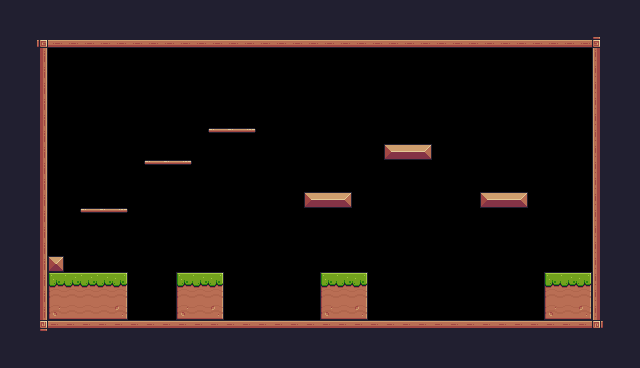

The image is a tile-based game level rendered from a .tmx file. Its description and complete source (layers, tilesets, objects, tile grids) follow:
An orthogonal 40x23 tile map with 16x16 px tiles, 1 tile layer (background) and 20 objects (4x Platform, Player).

<map version="1.10" tiledversion="git" orientation="orthogonal" renderorder="right-down" width="40" height="23" tilewidth="16" tileheight="16" infinite="0" nextlayerid="4" nextobjectid="26">
 <tileset firstgid="1" source="pixel adventure.tsx" />
 <layer id="1" name="background" width="40" height="23">
  <data encoding="csv">
24,24,24,24,24,24,24,24,24,24,24,24,24,24,24,24,24,24,24,24,24,24,24,24,24,24,24,24,24,24,24,24,24,24,24,24,24,24,24,24,
24,24,24,24,24,24,24,24,24,24,24,24,24,24,24,24,24,24,24,24,24,24,24,24,24,24,24,24,24,24,24,24,24,24,24,24,24,24,24,24,
24,24,92,134,134,134,134,134,134,134,134,134,134,134,134,134,134,134,134,134,134,134,134,134,134,134,134,134,134,134,134,134,134,134,134,134,134,93,24,24,
24,24,113,0,0,0,0,0,0,0,0,0,0,0,0,0,0,0,0,0,0,0,0,0,0,0,0,0,0,0,0,0,0,0,0,0,0,111,24,24,
24,24,113,0,0,0,0,0,0,0,0,0,0,0,0,0,0,0,0,0,0,0,0,0,0,0,0,0,0,0,0,0,0,0,0,0,0,111,24,24,
24,24,113,0,0,0,0,0,0,0,0,0,0,0,0,0,0,0,0,0,0,0,0,0,0,0,0,0,0,0,0,0,0,0,0,0,0,111,24,24,
24,24,113,0,0,0,0,0,0,0,0,0,0,0,0,0,0,0,0,0,0,0,0,0,0,0,0,0,0,0,0,0,0,0,0,0,0,111,24,24,
24,24,113,0,0,0,0,0,0,0,0,0,0,0,0,0,0,0,0,0,0,0,0,0,0,0,0,0,0,0,0,0,0,0,0,0,0,111,24,24,
24,24,113,0,0,0,0,0,0,0,0,0,0,40,41,42,0,0,0,0,0,0,0,0,0,0,0,0,0,0,0,0,0,0,0,0,0,111,24,24,
24,24,113,0,0,0,0,0,0,0,0,0,0,0,0,0,0,0,0,0,0,0,0,0,13,14,15,0,0,0,0,0,0,0,0,0,0,111,24,24,
24,24,113,0,0,0,0,0,0,40,41,42,0,0,0,0,0,0,0,0,0,0,0,0,0,0,0,0,0,0,0,0,0,0,0,0,0,111,24,24,
24,24,113,0,0,0,0,0,0,0,0,0,0,0,0,0,0,0,0,0,0,0,0,0,0,0,0,0,0,0,0,0,0,0,0,0,0,111,24,24,
24,24,113,0,0,0,0,0,0,0,0,0,0,0,0,0,0,0,0,13,14,15,0,0,0,0,0,0,0,0,13,14,15,0,0,0,0,111,24,24,
24,24,113,0,0,40,41,42,0,0,0,0,0,0,0,0,0,0,0,0,0,0,0,0,0,0,0,0,0,0,0,0,0,0,0,0,0,111,24,24,
24,24,113,0,0,0,0,0,0,0,0,0,0,0,0,0,0,0,0,0,0,0,0,0,0,0,0,0,0,0,0,0,0,0,0,0,0,111,24,24,
24,24,113,0,0,0,0,0,0,0,0,0,0,0,0,0,0,0,0,0,0,0,0,0,0,0,0,0,0,0,0,0,0,0,0,0,0,111,24,24,
24,24,113,35,0,0,0,0,0,0,0,0,0,0,0,0,0,0,0,0,0,0,0,0,0,0,0,0,0,0,0,0,0,0,0,0,0,111,24,24,
24,24,113,7,8,8,8,9,0,0,0,7,8,9,0,0,0,0,0,0,7,8,9,0,0,0,0,0,0,0,0,0,0,0,7,8,9,111,24,24,
24,24,113,29,30,30,30,31,0,0,0,29,30,31,0,0,0,0,0,0,29,30,31,0,0,0,0,0,0,0,0,0,0,0,29,30,31,111,24,24,
24,24,113,51,52,52,52,53,0,0,0,51,52,53,0,0,0,0,0,0,51,52,53,0,0,0,0,0,0,0,0,0,0,0,51,52,53,111,24,24,
24,24,114,90,90,90,90,90,90,90,90,90,90,90,90,90,90,90,90,90,90,90,90,90,90,90,90,90,90,90,90,90,90,90,90,90,90,115,24,24,
24,24,24,24,24,24,24,24,24,24,24,24,24,24,24,24,24,24,24,24,24,24,24,24,24,24,24,24,24,24,24,24,24,24,24,24,24,24,24,24,
24,24,24,24,24,24,24,24,24,24,24,24,24,24,24,24,24,24,24,24,24,24,24,24,24,24,24,24,24,24,24,24,24,24,24,24,24,24,24,24
</data>
 </layer>
 <objectgroup id="2" name="Spawnpoint">
  <object id="1" name="Player" type="Player" x="96" y="240" width="32" height="32" />
 </objectgroup>
 <objectgroup id="3" name="collisions">
  <object id="2" x="48" y="48" height="272" />
  <object id="3" x="32" y="32" width="16" height="304" />
  <object id="4" x="48" y="320" width="560" height="16" />
  <object id="5" x="592" y="32" width="16" height="304" />
  <object id="6" x="32" y="32" width="560" height="16" />
  <object id="7" x="592" y="32" width="16" height="16" />
  <object id="8" x="48" y="256" width="16" height="16" />
  <object id="9" x="48" y="272" width="80" height="48" />
  <object id="10" x="176" y="272" width="48" height="48" />
  <object id="11" x="320" y="272" width="48" height="48" />
  <object id="12" x="544" y="272" width="48" height="48" />
  <object id="13" x="480" y="192" width="48" />
  <object id="14" x="384" y="144" width="48" height="16" />
  <object id="15" x="480" y="192" width="48" height="16" />
  <object id="16" x="304" y="192" width="48" height="16" />
  <object id="22" type="Platform" x="208" y="128" width="48" height="16" />
  <object id="23" type="Platform" x="208" y="128" width="48" height="16" />
  <object id="24" type="Platform" x="144" y="160" width="48" height="16" />
  <object id="25" type="Platform" x="80" y="208" width="48" height="16" />
 </objectgroup>
</map>
